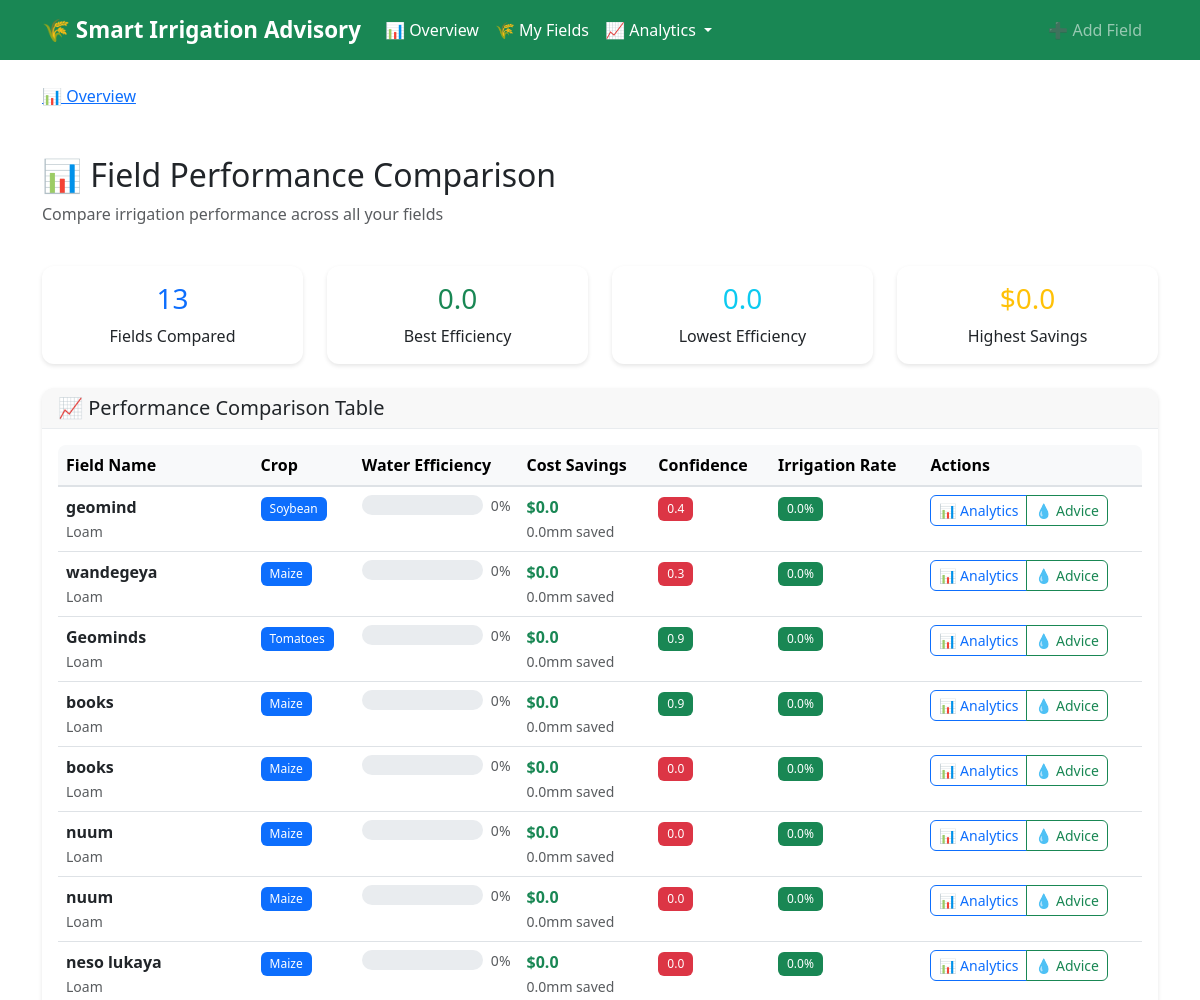
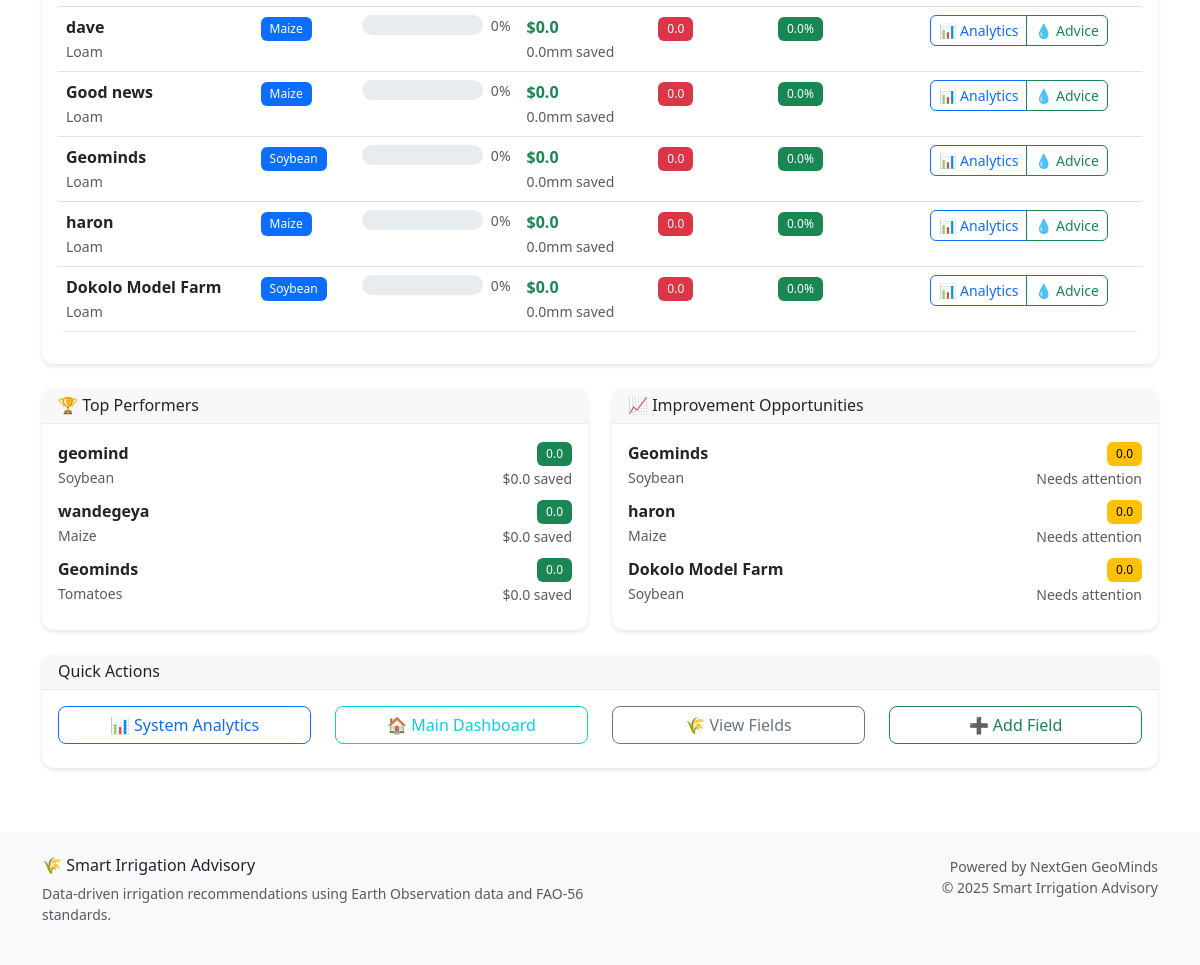
The app's page /analytics/compare/ with its own data (2 pictures, top to bottom).
### advisory/models.py (models this page shows, shortened)
class FarmField(models.Model):
    CROP_CHOICES = [
        ("maize", "Maize"),
        ("soybean", "Soybean"),
        ("rice", "Rice"),
        ("wheat", "Wheat"),
        ("sugarcane", "Sugarcane"),
        ("cotton", "Cotton"),
        ("beans", "Beans"),
        ("potatoes", "Potatoes"),
        ("tomatoes", "Tomatoes"),
        ("cassava", "Cassava"),
    ]
    SOIL_CHOICES = [
        ("clay", "Clay"),
        ("loam", "Loam"),
        ("sandy", "Sandy"),
        ("silt", "Silt"),
        ("clay_loam", "Clay Loam"),
        ("sandy_loam", "Sandy Loam"),
    ]
    name = models.CharField(max_length=100)
    latitude = models.FloatField(_('Latitude'), validators=[
        MinValueValidator(-90.0), MaxValueValidator(90.0)])
    longitude = models.FloatField(_('Longitude'), validators=[
        MinValueValidator(-180.0), MaxValueValidator(180.0)])
    soil_type = models.CharField(
        choices=SOIL_CHOICES, max_length=20, default="loam", null=True, blank=True)
    crop_type = models.CharField(
        choices=CROP_CHOICES, max_length=20, default="maize")
    planting_date = models.DateField(_('Planting Date'), default=date.today)
    field_area_ha = models.FloatField(
        _('Field Area (ha)'),
        validators=[MinValueValidator(0.1), MaxValueValidator(1000.0)],
        null=True, blank=True,
        help_text="Field area in hectares"
    )
    elevation = models.FloatField(
        _('Elevation (m)'),
        null=True, blank=True,
        help_text="Field elevation in meters"
    )
    created_at = models.DateTimeField(auto_now_add=True)
    updated_at = models.DateTimeField(auto_now=True)
    class Meta:
        ordering = ['-created_at']
        verbose_name = 'Farm Field'
        verbose_name_plural = 'Farm Fields'

### advisory/views.py (the view)
# urls.py: path('analytics/compare/', views.performance_comparison_view,
def performance_comparison_view(request):
    fields = FarmField.objects.all()
    analytics = IrrigationAnalytics()
    field_performances = []
    for field in fields:
        performance = analytics.get_field_performance_summary(field.id, 30)
        field_performances.append({
            'field': field,
            'performance': performance
        })
    field_performances.sort(
        key=lambda x: x['performance']['water_use_efficiency'], reverse=True)
    context = {
        'field_performances': field_performances,
        'total_fields': len(field_performances)
    }
    return render(request, 'advisory/performance_comparison.html', context)

### advisory/utils/analytics.py (called while the page is built)
    def _generate_performance_recommendations(self, efficiency: float, confidence: float,
                                              irrigation_count: int, total_count: int) -> List[str]:
        recommendations = []
        if efficiency < 0.7:
            recommendations.append(
                "Consider adjusting irrigation timing to improve water use efficiency")
        if confidence < 0.6:
            recommendations.append(
                "Data quality could be improved by ensuring consistent weather data sources")
        if irrigation_count / total_count > 0.8:
            recommendations.append(
                "High irrigation frequency detected - consider soil moisture monitoring")
        if not recommendations:
            recommendations.append(
                "Performance is optimal - continue current practices")
        return recommendations

    def _empty_performance_summary(self) -> Dict[str, Any]:
        return {
            'field_name': 'Unknown',
            'crop_type': 'Unknown',
            'period_days': 0,
            'total_advisories': 0,
            'irrigation_recommended_count': 0,
            'irrigation_frequency': 0,
            'total_irrigation_volume': 0,
            'avg_irrigation_volume': 0,
            'avg_confidence': 0,
            'water_use_efficiency': 0,
            'total_rainfall': 0,
            'total_water_need': 0,
            'water_saved': 0,
            'cost_savings': 0,
            'trends': {},
            'data_quality': {'score': 0, 'issues': ['no_data']},
            'recommendations': ['No data available for analysis']
        }

### templates/advisory/performance_comparison.html (shortened to what this page needs)
{% extends "base.html" %} {% block title %}Performance Comparison{% endblock %} {% block content %}
<div class="container mt-4">
  <div class="row mb-4">
    <div class="col-12">
      <h2>📊 Field Performance Comparison</h2>
      <p class="text-muted">Compare irrigation performance across all your fields</p>
    </div>
  </div>
  {% if field_performances %}
  <div class="row mb-4">
    <div class="col-md-3">
      <div class="card text-center">
        <div class="card-body">
          <h3 class="text-primary">{{ total_fields }}</h3>
          <p class="card-text">Fields Compared</p>
        </div>
      </div>
    </div>
    <div class="col-md-3">
      <div class="card text-center">
        <div class="card-body">
          <h3 class="text-success">
            {% for fp in field_performances %} {% if forloop.first %} {{ fp.performance.water_use_efficiency|floatformat:1 }} {% endif %} {% endfor %}
          </h3>
          <p class="card-text">Best Efficiency</p>
        </div>
      </div>
    </div>
    <div class="col-md-3">
      <div class="card text-center">
        <div class="card-body">
          <h3 class="text-info">
            {% for fp in field_performances %} {% if forloop.last %} {{ fp.performance.water_use_efficiency|floatformat:1 }} {% endif %} {% endfor %}
          </h3>
          <p class="card-text">Lowest Efficiency</p>
        </div>
      </div>
    </div>
    <div class="col-md-3">
      <div class="card text-center">
        <div class="card-body">
          <h3 class="text-warning">
            {% for fp in field_performances %} {% if forloop.first %} ${{ fp.performance.cost_savings|floatformat:1 }} {% endif %} {% endfor %}
          </h3>
          <p class="card-text">Highest Savings</p>
        </div>
      </div>
    </div>
  </div>
  <div class="card">
    <div class="card-header">
      <h5 class="mb-0">📈 Performance Comparison Table</h5>
    </div>
    <div class="card-body">
      <div class="table-responsive">
        <table class="table table-hover">
          <thead class="table-light">
            <tr>
              <th>Field Name</th>
              <th>Crop</th>
              <th>Water Efficiency</th>
              <th>Cost Savings</th>
              <th>Confidence</th>
              <th>Irrigation Rate</th>
              <th>Actions</th>
            </tr>
          </thead>
          <tbody>
            {% for fp in field_performances %}
            <tr>
              <td>
                <strong>{{ fp.field.name }}</strong>
                <br /><small class="text-muted">{{ fp.field.soil_type|title }}</small>
              </td>
              <td>
                <span class="badge bg-primary">{{ fp.field.crop_type|title }}</span>
              </td>
              <td>
                <div class="d-flex align-items-center">
                  <div class="progress flex-grow-1 me-2" style="height: 20px">
                  </div>
                  <small class="text-muted">{{ fp.performance.water_use_efficiency|floatformat:0 }}%</small>
                </div>
              </td>
              <td>
                <span class="text-success fw-bold">${{ fp.performance.cost_savings|floatformat:1 }}</span>
                <br /><small class="text-muted">{{ fp.performance.water_saved|floatformat:1 }}mm saved</small>
              </td>
              <td>
                <span
                  class="badge {% if fp.performance.avg_confidence > 0.7 %}bg-success{% elif fp.performance.avg_confidence > 0.4 %}bg-warning{% else %}bg-danger{% endif %}"
                >
                  {{ fp.performance.avg_confidence|floatformat:1 }}
                </span>
              </td>
              <td>
                <span
                  class="badge {% if fp.performance.irrigation_frequency > 0.8 %}bg-warning{% elif fp.performance.irrigation_frequency > 0.5 %}bg-info{% else %}bg-success{% endif %}"
                >
                  {{ fp.performance.irrigation_frequency|floatformat:1 }}%
                </span>
              </td>
              <td>
                <div class="btn-group btn-group-sm">
                  <a href="{% url 'advisory:field_analytics' fp.field.id %}" class="btn btn-outline-primary"> 📊 Analytics </a>
                  <a href="{% url 'advisory:get_advice' fp.field.id %}" class="btn btn-outline-success"> 💧 Advice </a>
                </div>
              </td>
            </tr>
            {% endfor %}
          </tbody>
        </table>
      </div>
    </div>
  </div>
  <div class="row mt-4">
    <div class="col-md-6">
      <div class="card">
        <div class="card-header">
          <h6 class="mb-0">🏆 Top Performers</h6>
        </div>
        <div class="card-body">
          {% for fp in field_performances|slice:":3" %}
          <div class="d-flex justify-content-between align-items-center mb-2">
            <div>
              <strong>{{ fp.field.name }}</strong>
              <br /><small class="text-muted">{{ fp.field.crop_type|title }}</small>
            </div>
            <div class="text-end">
              <span class="badge bg-success">{{ fp.performance.water_use_efficiency|floatformat:1 }}</span>
              <br /><small class="text-muted">${{ fp.performance.cost_savings|floatformat:1 }} saved</small>
            </div>
          </div>
          {% endfor %}
        </div>
      </div>
    </div>
    <div class="col-md-6">
      <div class="card">
        <div class="card-header">
          <h6 class="mb-0">📈 Improvement Opportunities</h6>
        </div>
        <div class="card-body">
          {% for fp in field_performances|slice:"-3:" %}
          <div class="d-flex justify-content-between align-items-center mb-2">
            <div>
              <strong>{{ fp.field.name }}</strong>
              <br /><small class="text-muted">{{ fp.field.crop_type|title }}</small>
            </div>
            <div class="text-end">
              <span class="badge bg-warning">{{ fp.performance.water_use_efficiency|floatformat:1 }}</span>
              <br /><small class="text-muted">Needs attention</small>
            </div>
          </div>
          {% endfor %}
        </div>
      </div>
    </div>
  </div>
  {% endif %}
  <div class="row mt-4">
    <div class="col-12">
      <div class="card">
        <div class="card-header">
          <h6 class="mb-0">Quick Actions</h6>
        </div>
        <div class="card-body">
          <div class="row">
            <div class="col-md-3 mb-2">
              <a href="{% url 'advisory:system_analytics' %}" class="btn btn-outline-primary w-100"> 📊 System Analytics </a>
            </div>
            <div class="col-md-3 mb-2">
              <a href="{% url 'advisory:dashboard' %}" class="btn btn-outline-info w-100"> 🏠 Main Dashboard </a>
            </div>
            <div class="col-md-3 mb-2">
              <a href="{% url 'advisory:field_list' %}" class="btn btn-outline-secondary w-100"> 🌾 View Fields </a>
            </div>
            <div class="col-md-3 mb-2">
              <a href="{% url 'advisory:create_field' %}" class="btn btn-outline-success w-100"> ➕ Add Field </a>
            </div>
          </div>
        </div>
      </div>
    </div>
  </div>
</div>
{% endblock %}

### static/css/main.css (style rules this page uses)
:root { --primary-green: #198754; --light-green: #20c997; --dark-green: #146c43; --success-bg: #d1e7dd; --success-border: #badbcc; }
.card { border: none; box-shadow: 0 2px 4px rgba(0,0,0,0.1); transition: all 0.3s ease; border-radius: 12px; }
.card-header { border-bottom: 1px solid #e9ecef; font-weight: 600; border-radius: 12px 12px 0 0 !important; }
.btn { border-radius: 8px; font-weight: 500; transition: all 0.3s ease; }
.btn-group .btn { border-radius: 6px; }
.progress { border-radius: 10px; overflow: hidden; }
.badge { font-weight: 500; padding: 0.5em 0.75em; }
.table { border-radius: 8px; overflow: hidden; }
.table thead th { background-color: #f8f9fa; border-bottom: 2px solid #dee2e6; font-weight: 600; }
.badge.bg-success { background-color: #198754 !important; }
.badge.bg-warning { background-color: #ffc107 !important; color: #000 !important; }
.badge.bg-danger { background-color: #dc3545 !important; }

### records on screen
FarmField: performance.water_use_efficiency "0.0", performance.cost_savings "0.0", field.name "geomind", field.soil_type "Loam", field.crop_type "Soybean", performance.water_use_efficiency "0", performance.water_saved "0.0", performance.avg_confidence "0.4", performance.irrigation_frequency "0.0"
FarmField: performance.water_use_efficiency "0.0", field.name "Dokolo Model Farm", field.soil_type "Loam", field.crop_type "Soybean", performance.water_use_efficiency "0", performance.cost_savings "0.0", performance.water_saved "0.0", performance.avg_confidence "0.0", performance.irrigation_frequency "0.0"
FarmField: field.name "wandegeya", field.soil_type "Loam", field.crop_type "Maize", performance.water_use_efficiency "0", performance.cost_savings "0.0", performance.water_saved "0.0", performance.avg_confidence "0.3", performance.irrigation_frequency "0.0", performance.water_use_efficiency "0.0"
FarmField: field.name "Geominds", field.soil_type "Loam", field.crop_type "Tomatoes", performance.water_use_efficiency "0", performance.cost_savings "0.0", performance.water_saved "0.0", performance.avg_confidence "0.9", performance.irrigation_frequency "0.0", performance.water_use_efficiency "0.0"
FarmField: field.name "books", field.soil_type "Loam", field.crop_type "Maize", performance.water_use_efficiency "0", performance.cost_savings "0.0", performance.water_saved "0.0", performance.avg_confidence "0.9", performance.irrigation_frequency "0.0"
FarmField: field.name "books", field.soil_type "Loam", field.crop_type "Maize", performance.water_use_efficiency "0", performance.cost_savings "0.0", performance.water_saved "0.0", performance.avg_confidence "0.0", performance.irrigation_frequency "0.0"
FarmField: field.name "nuum", field.soil_type "Loam", field.crop_type "Maize", performance.water_use_efficiency "0", performance.cost_savings "0.0", performance.water_saved "0.0", performance.avg_confidence "0.0", performance.irrigation_frequency "0.0"
FarmField: field.name "nuum", field.soil_type "Loam", field.crop_type "Maize", performance.water_use_efficiency "0", performance.cost_savings "0.0", performance.water_saved "0.0", performance.avg_confidence "0.0", performance.irrigation_frequency "0.0"
FarmField: field.name "neso lukaya", field.soil_type "Loam", field.crop_type "Maize", performance.water_use_efficiency "0", performance.cost_savings "0.0", performance.water_saved "0.0", performance.avg_confidence "0.0", performance.irrigation_frequency "0.0"
FarmField: field.name "dave", field.soil_type "Loam", field.crop_type "Maize", performance.water_use_efficiency "0", performance.cost_savings "0.0", performance.water_saved "0.0", performance.avg_confidence "0.0", performance.irrigation_frequency "0.0"
FarmField: field.name "Good news", field.soil_type "Loam", field.crop_type "Maize", performance.water_use_efficiency "0", performance.cost_savings "0.0", performance.water_saved "0.0", performance.avg_confidence "0.0", performance.irrigation_frequency "0.0"
FarmField: field.name "Geominds", field.soil_type "Loam", field.crop_type "Soybean", performance.water_use_efficiency "0", performance.cost_savings "0.0", performance.water_saved "0.0", performance.avg_confidence "0.0", performance.irrigation_frequency "0.0", performance.water_use_efficiency "0.0"
FarmField: field.name "haron", field.soil_type "Loam", field.crop_type "Maize", performance.water_use_efficiency "0", performance.cost_savings "0.0", performance.water_saved "0.0", performance.avg_confidence "0.0", performance.irrigation_frequency "0.0", performance.water_use_efficiency "0.0"

### other values on screen
{{ total_fields }} "13"
